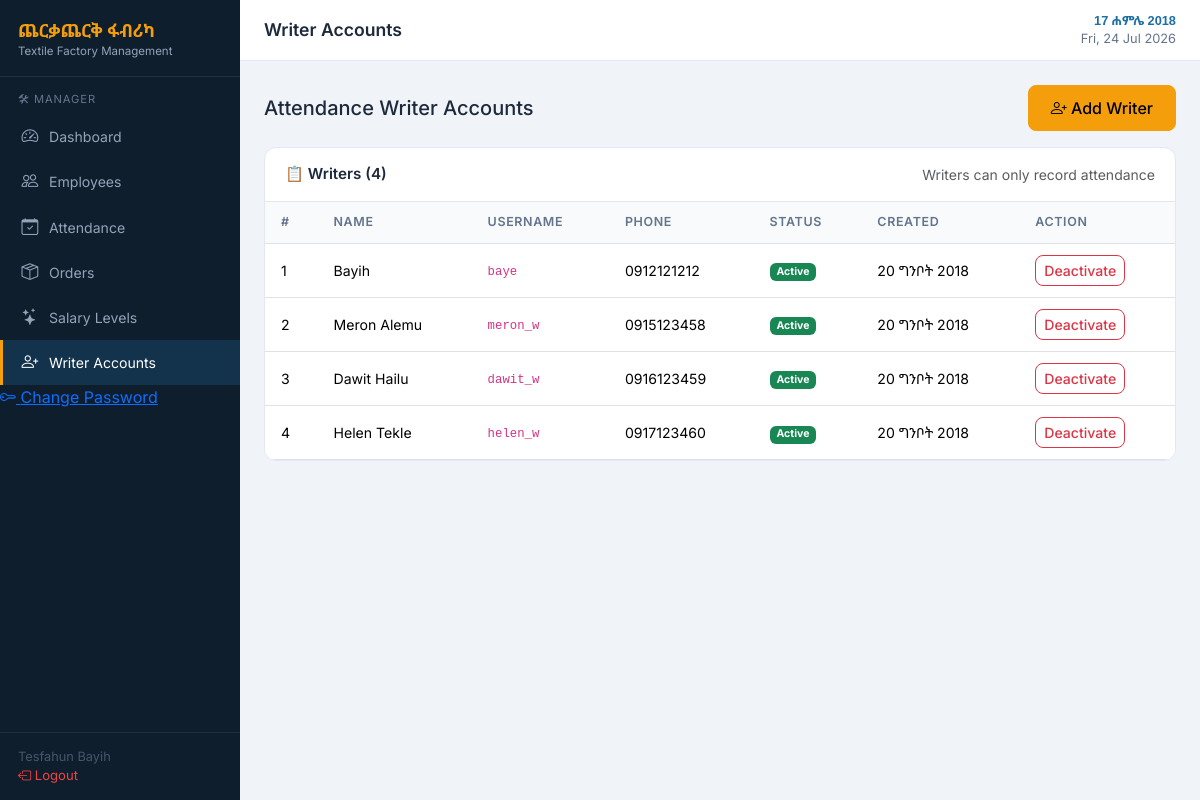
Page /manager/writers.php (signed in) on the committed database.
### tables this page shows
CREATE TABLE `users` (
  `id` int(11) NOT NULL AUTO_INCREMENT,
  `name` varchar(100) NOT NULL,
  `username` varchar(50) NOT NULL,
  `password` varchar(255) NOT NULL,
  `role` enum('owner','manager','writer') NOT NULL,
  `phone` varchar(20) DEFAULT NULL,
  `created_by` int(11) DEFAULT NULL,
  `is_active` tinyint(1) DEFAULT 1,
  `created_at` timestamp NOT NULL DEFAULT current_timestamp(),
  PRIMARY KEY (`id`),
  UNIQUE KEY `username` (`username`)
);

### includes/functions.php (called while the page is built, shortened)
<?php
function gregorianToEthiopian($gYear, $gMonth, $gDay) {
    $jdn = gregorianToJDN($gYear, $gMonth, $gDay);
    return jdnToEthiopian($jdn);
}
function gregorianToJDN($year, $month, $day) {
    $a = intdiv(14 - $month, 12);
    $y = $year + 4800 - $a;
    $m = $month + 12 * $a - 3;
    return $day + intdiv(153 * $m + 2, 5) + 365 * $y
         + intdiv($y, 4) - intdiv($y, 100) + intdiv($y, 400) - 32045;
}
function jdnToEthiopian($jdn) {
    $r = ($jdn - 1723856) % 1461;
    $n    = ($r % 365) + 365 * intdiv($r, 1460);
    $year = 4 * intdiv($jdn - 1723856, 1461) + intdiv($r, 365) - intdiv($r, 1460);
    $month = intdiv($n, 30) + 1;
    $day   = ($n % 30) + 1;
    return ['year' => $year, 'month' => $month, 'day' => $day];
}
function ethMonthName($month) {
    $names = [
        1 => 'መስከረም', 2 => 'ጥቅምት',  3 => 'ህዳር',   4 => 'ታህሳስ',
        5 => 'ጥር',    6 => 'የካቲት',  7 => 'መጋቢት',  8 => 'ሚያዚያ',
        9 => 'ግንቦት', 10 => 'ሰኔ',    11 => 'ሐምሌ',  12 => 'ነሐሴ',
        13 => 'ጳጉሜ'
    ];
    return $names[$month] ?? '';
}
function formatEthDate($gDate) {
    [$y, $m, $d] = explode('-', $gDate);
    $eth = gregorianToEthiopian((int)$y, (int)$m, (int)$d);
    return $eth['day'] . ' ' . ethMonthName($eth['month']) . ' ' . $eth['year'];
}
function sanitize($v) {
    return htmlspecialchars(trim((string)$v), ENT_QUOTES, 'UTF-8');
}

### manager/writers.php (the view, shortened to what this page needs)
<?php
require_once __DIR__ . '/../config/db.php';
require_once __DIR__ . '/../includes/functions.php';
$writers  = $pdo->query("SELECT * FROM users WHERE role='writer' ORDER BY created_at DESC")->fetchAll();
include __DIR__ . '/../includes/header.php';
?>
<div class="d-flex justify-content-between align-items-center mb-3">
  <h5 class="mb-0">Attendance Writer Accounts</h5>
  <button class="btn btn-accent btn-lg" data-bs-toggle="modal" data-bs-target="#addModal">
    <i class="bi bi-person-plus"></i> Add Writer
  </button>
</div>
<div class="table-card">
  <div class="tc-head"><h5>📋 Writers (<?= count($writers) ?>)</h5>
    <small class="text-muted">Writers can only record attendance</small>
  </div>
  <table class="table table-hover">
    <thead><tr><th>#</th><th>Name</th><th>Username</th><th>Phone</th><th>Status</th><th>Created</th><th>Action</th></tr></thead>
    <tbody>
    <?php if (!$writers): ?>
      <tr><td colspan="7" class="text-center text-muted py-4">No writer accounts yet</td></tr>
    <?php else: foreach ($writers as $i => $w): ?>
      <tr>
        <td><?= $i+1 ?></td>
        <td><?= sanitize($w['name']) ?></td>
        <td><code><?= sanitize($w['username']) ?></code></td>
        <td><?= sanitize($w['phone'] ?? '—') ?></td>
        <td><?= $w['is_active'] ? '<span class="badge bg-success">Active</span>' : '<span class="badge bg-danger">Inactive</span>' ?></td>
        <td><?= formatEthDate(substr($w['created_at'],0,10)) ?></td>
        <td>
          <a href="?toggle=<?= $w['id'] ?>" class="btn btn-sm <?= $w['is_active'] ? 'btn-outline-danger' : 'btn-outline-success' ?>"
             onclick="return confirm('Change status?')">
            <?= $w['is_active'] ? 'Deactivate' : 'Activate' ?>
          </a>
        </td>
      </tr>
    <?php endforeach; endif; ?>
    </tbody>
  </table>
</div>
<?php include __DIR__ . '/../includes/footer.php'; ?>

### includes/header.php (style rules this page uses)
:root { --primary: #1d6fa4; --primary-d: #155a87; --accent: #f59e0b; --sidebar-w: 240px; --bg: #f0f4f8; --card-bg: #ffffff; --text: #1e293b; --muted: #64748b; --border: #e2e8f0; --success: #059669; --danger: #dc2626; --warning: #d97706; }
*, *::before, *::after { box-sizing: border-box; }
body { font-family: 'Inter', 'Noto Sans Ethiopic', sans-serif; background: var(--bg); color: var(--text); margin: 0; min-height: 100vh; }
.table-card { background: var(--card-bg); border-radius: 12px; padding: 0; border: 1px solid var(--border); overflow: hidden; }
.table-card .tc-head { padding: 16px 20px; border-bottom: 1px solid var(--border); display: flex; align-items: center; justify-content: space-between; }
.table-card .tc-head h5 { margin: 0; font-size: .95rem; font-weight: 600; }
.table { margin: 0; font-size: .88rem; }
.table th { background: #f8fafc; color: var(--muted); font-size: .78rem; text-transform: uppercase; letter-spacing: .05em; font-weight: 600; border-top: none; }
.table td, .table th { padding: 11px 16px; vertical-align: middle; }
.btn { font-size: .88rem; font-weight: 500; border-radius: 8px; }
.btn-lg { font-size: 1rem; padding: 10px 22px; }
.btn-accent { background: var(--accent); border-color: var(--accent); color: #000; }

### rows in the picture
users: name "Bayih", username "baye", phone "0912121212", is_active "Active", created_at "20 ግንቦት 2018"
users: name "Meron Alemu", username "meron_w", phone "0915123458", is_active "Active", created_at "20 ግንቦት 2018"
users: name "Dawit Hailu", username "dawit_w", phone "0916123459", is_active "Active", created_at "20 ግንቦት 2018"
users: name "Helen Tekle", username "helen_w", phone "0917123460", is_active "Active", created_at "20 ግንቦት 2018"

### other values in the picture
$user['name'] "Tesfahun Bayih"
$pageTitle "Writer Accounts"
todayEthiopian() "17 ሐምሌ 2018"
count($writers) "4"
